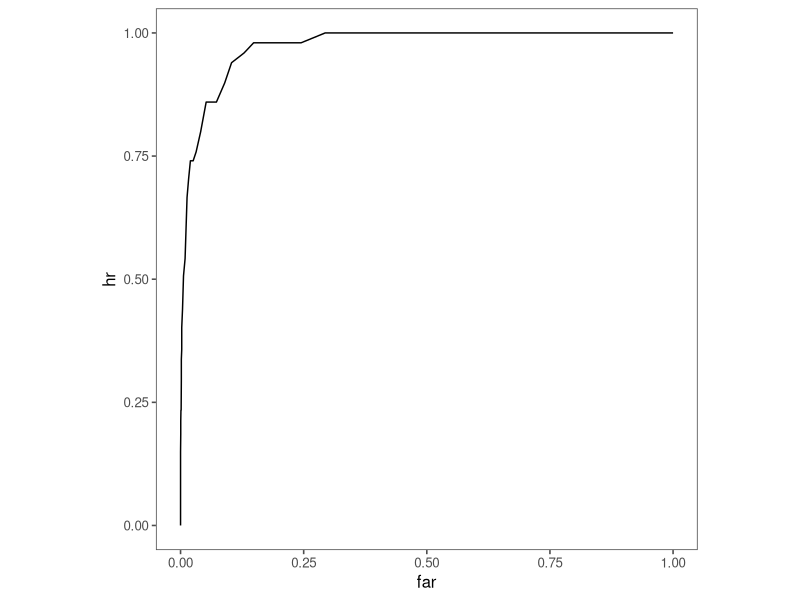

Source code (R):
# minerva.R
# Sean Conway
# Last modified March 2022

# setup ============================================================================
# clear environment
rm(list=ls())

# libraries
library(dplyr)
library(ggplot2)

# functions ============================================================================

# function to simulate minerva2 model 
# This is a slow function!
# should be rewritten with matrix algebra to improve performance
rminerva <- function(m, l, nfeat, nsim, crit){
  # number of criteria
  ncrit <- length(crit)
  
  # init matrices of hits, false alarms
  hits <- matrix(c(crit, rep(0, ncrit)),ncol=2)
  falarms <- matrix(c(crit, rep(0, ncrit)),ncol=2)
  # misses <- matrix(c(crit, rep(0, ncrit)),ncol=2)
  # corr_rej <- matrix(c(crit, rep(0, ncrit)),ncol=2)
  
  # potential feature values
  vals <- c(1,0,-1)
  
  # memory traces
  traces <- matrix(sample(vals, m*nfeat, replace=T), nrow=m, ncol=nfeat, byrow=T)
  
  # loop through number of runs
  for(sim in 1:nsim){
    
    # half the time it's a studied word, half the time it's a lure
    # even trials are studied, odd trials are lures
    if(sim %% 2 == 0){
      # studied trial
      # randomly pick a studied word to test
      probe <- traces[sample(1:m,1), ]
      trial_type <- "studied"
    }else{
      # lure trial
      # sample random feature vector to test
      probe <- sample(vals, nfeat, replace=T)
      trial_type <- "lure"
    }
    
    # similarity
    # Hintzman (1988) eq. 1
    S <- numeric(nfeat)
    for(i in 1:m){
      S[i] <- sum ( ( probe * ( traces[i,]*l ) ) / sum( probe!=0 | traces[i,]!=0 ) )
    }
    
    # activation
    # Hintzman (1988) eq. 2
    A <- S^3
    
    # intensity
    # Hintzman (1988) eq. 3
    I <- sum(A)
    
    # get a response for each criterion
    for(i in 1:ncrit){
      if(I > crit[i]){
        if(trial_type=="studied"){
          hits[i,2] <- hits[i,2]+1
        }else if(trial_type=="lure"){
          falarms[i,2] <- falarms[i,2]+1
        }
    # }else{
    #   if(trial_type=="studied"){
    #     misses[i,2] <- misses[i,2]+1
    #   }else if(trial_type=="lure"){
    #     corr_rej[i,2] <- corr_rej[i,2]+1
    #   }
    # }
      }
    }
  }
  
  # calculating hit rates and false alarm rates
  # nsim/2 is the denominator because 1/2 the time it's studied and 1/2 the time it's a lure
  hr <- hits[,2]/(nsim/2)
  far <- falarms[,2]/(nsim/2)
  
  return(tibble(crit,hr,far))
}

# wrapper function to simulate minerva and plot ROC
roc_minerva <- function(m, l, nfeat=10, nsim = 5000, crit=seq(-1,1,by=.01), return_dat=F){
  # data frame of criteria, hit rate, false alarm rate
  dat <- rminerva(m,l,nfeat,nsim,crit)
  
  # plot ROC
  pl <- dat %>% 
    arrange(desc(crit)) %>% # just to be safe
    ggplot(aes(far,hr))+
    geom_path()+
    coord_fixed(xlim=c(0,1),ylim=c(0,1))+ # square the plot
    ggthemes::theme_few()
  
  # if I want the data returned
  if(return_dat){
    return(list(dat,pl))
  }else{
    return(pl)
  }
}

# testing ============================================================================
# number of traces 
m <- 50

# learning rate 
l <- .6

roc_minerva(m,l,return_dat = T)

